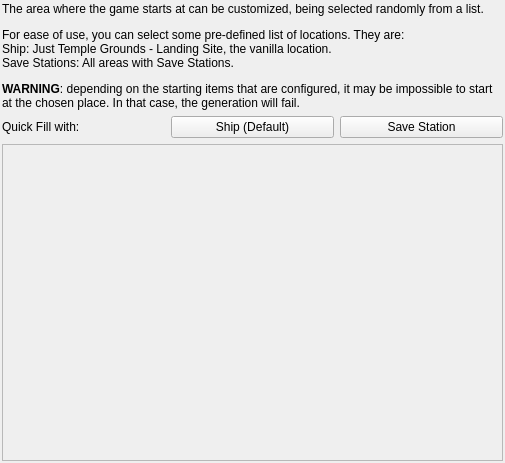
<?xml version="1.0" encoding="UTF-8"?>
<ui version="4.0">
 <class>StartingAreaTab</class>
 <widget class="QMainWindow" name="StartingAreaTab">
  <property name="geometry">
   <rect>
    <x>0</x>
    <y>0</y>
    <width>505</width>
    <height>463</height>
   </rect>
  </property>
  <property name="windowTitle">
   <string>Starting Area</string>
  </property>
  <widget class="QWidget" name="centralWidget">
   <property name="maximumSize">
    <size>
     <width>16777215</width>
     <height>16777215</height>
    </size>
   </property>
   <layout class="QVBoxLayout" name="starting_area_layout">
    <property name="leftMargin">
     <number>2</number>
    </property>
    <property name="topMargin">
     <number>2</number>
    </property>
    <property name="rightMargin">
     <number>2</number>
    </property>
    <property name="bottomMargin">
     <number>2</number>
    </property>
    <item>
     <widget class="QLabel" name="startingarea_description">
      <property name="text">
       <string>&lt;html&gt;&lt;head/&gt;&lt;body&gt;&lt;p&gt;The area where the game starts at can be customized, being selected randomly from a list.&lt;/p&gt;&lt;p&gt;For ease of use, you can select some pre-defined list of locations. They are:&lt;br/&gt;Ship: Just Temple Grounds - Landing Site, the vanilla location.&lt;br/&gt;Save Stations: All areas with Save Stations.&lt;/p&gt;&lt;p&gt;&lt;span style=&quot; font-weight:600;&quot;&gt;WARNING&lt;/span&gt;: depending on the starting items that are configured, it may be impossible to start at the chosen place. In that case, the generation will fail.&lt;/p&gt;&lt;/body&gt;&lt;/html&gt;</string>
      </property>
      <property name="wordWrap">
       <bool>true</bool>
      </property>
     </widget>
    </item>
    <item>
     <layout class="QHBoxLayout" name="starting_area_quick_fill_layout">
      <item>
       <widget class="QLabel" name="starting_area_quick_fill_label">
        <property name="text">
         <string>Quick Fill with:</string>
        </property>
       </widget>
      </item>
      <item>
       <widget class="QPushButton" name="starting_area_quick_fill_ship">
        <property name="text">
         <string>Ship (Default)</string>
        </property>
       </widget>
      </item>
      <item>
       <widget class="QPushButton" name="starting_area_quick_fill_save_station">
        <property name="text">
         <string>Save Station</string>
        </property>
       </widget>
      </item>
     </layout>
    </item>
    <item>
     <widget class="QScrollArea" name="starting_locations_area">
      <property name="widgetResizable">
       <bool>true</bool>
      </property>
      <widget class="QWidget" name="starting_locations_contents">
       <property name="geometry">
        <rect>
         <x>0</x>
         <y>0</y>
         <width>499</width>
         <height>313</height>
        </rect>
       </property>
       <layout class="QGridLayout" name="starting_locations_layout">
        <property name="leftMargin">
         <number>4</number>
        </property>
        <property name="topMargin">
         <number>4</number>
        </property>
        <property name="rightMargin">
         <number>4</number>
        </property>
        <property name="bottomMargin">
         <number>4</number>
        </property>
       </layout>
      </widget>
     </widget>
    </item>
   </layout>
  </widget>
 </widget>
 <layoutdefault spacing="6" margin="11"/>
 <resources/>
 <connections/>
</ui>
